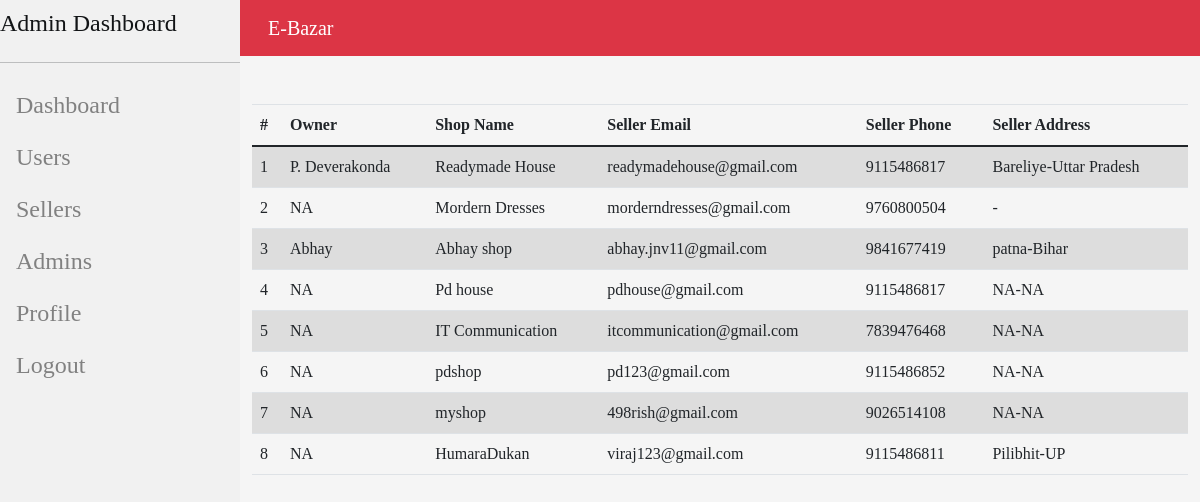
The app's page /templates/admin/sellers.php (signed in) with its own data.
### tables this page shows
CREATE TABLE `sellers` (
  `seller_id` int(11) NOT NULL,
  `shop_name` varchar(255) NOT NULL,
  `owner` varchar(255) NOT NULL,
  `seller_email` varchar(255) NOT NULL,
  `seller_phone` varchar(255) NOT NULL,
  `seller_password` varchar(255) NOT NULL,
  `seller_address` varchar(255) NOT NULL,
  `seller_city` varchar(255) NOT NULL,
  `seller_state` varchar(255) NOT NULL,
  `seller_pincode` varchar(255) NOT NULL
);

### templates/admin/sellers.php (the view, shortened to what this page needs)
<?php include "../../src/db_con.php";?>
<?php
if(isset($_SESSION['admin_id'])){
?>
<?php include "../includes/header.php"; ?>
<?php include "../includes/admin_sidebar.php"; ?>
<section class="main_view mt-5">
<div class="container">
   <table id="example" class="table table-striped" style="width:100%">
      <thead>
          <tr>
              <th>#</th>
              <th>Owner</th>
              <th>Shop Name</th>
              <th>Seller Email</th>
              <th>Seller Phone</th>
              <th>Seller Address</th>
          </tr>
      </thead>
      <tbody>
          <?php
           $result=$con->prepare("SELECT * FROM sellers");
           $result->execute();
           while($row=$result->fetch(PDO::FETCH_ASSOC)){
          ?>
          <tr>
              <td><?php echo $row['seller_id'] ?></td>
              <td><?php echo $row['owner'] ?></td>
              <td><?php echo $row['shop_name'] ?></td>
              <td><?php echo $row['seller_email'] ?></td>
              <td><?php echo $row['seller_phone'] ?></td>
              <td><?php echo $row['seller_city']."-".$row['seller_state']; ?></td>
          </tr>
          <?php
           }
          ?>
      </tbody>
   </table>
</div>
</section>
<?php include "admin_footer.php" ?>
<?php
}
else{
    header("Location:admin.php");
}
?>

### public/sass/style.css (style rules this page uses)
* { margin: 0; padding: 0; font-family: "Times New Roman", Times, serif; }
body { background: whitesmoke; }
.main_view { margin-left: 20%; }

### records on screen
sellers: seller_id "1", owner "P. Deverakonda", shop_name "Readymade House", seller_email "readymadehouse@gmail.com", seller_phone "9115486817", seller_city "Bareliye", seller_state "Uttar Pradesh"
sellers: seller_id "2", owner "NA", shop_name "Mordern Dresses", seller_email "morderndresses@gmail.com", seller_phone "9760800504"
sellers: seller_id "3", owner "Abhay", shop_name "Abhay shop", seller_email "abhay.jnv11@gmail.com", seller_phone "9841677419", seller_city "patna", seller_state "Bihar"
sellers: seller_id "4", owner "NA", shop_name "Pd house", seller_email "pdhouse@gmail.com", seller_phone "9115486817", seller_city "NA", seller_state "NA"
sellers: seller_id "5", owner "NA", shop_name "IT Communication", seller_email "itcommunication@gmail.com", seller_phone "7839476468", seller_city "NA", seller_state "NA"
sellers: seller_id "6", owner "NA", shop_name "pdshop", seller_email "pd123@gmail.com", seller_phone "9115486852", seller_city "NA", seller_state "NA"
sellers: seller_id "7", owner "NA", shop_name "myshop", seller_email "498rish@gmail.com", seller_phone "9026514108", seller_city "NA", seller_state "NA"
sellers: seller_id "8", owner "NA", shop_name "HumaraDukan", seller_email "viraj123@gmail.com", seller_phone "9115486811", seller_city "Pilibhit", seller_state "UP"
